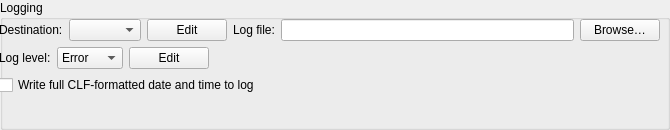
     <widget class="QGroupBox" name="logFileGroupBox">
      <property name="minimumSize">
       <size>
        <width>0</width>
        <height>130</height>
       </size>
      </property>
      <property name="maximumSize">
       <size>
        <width>16777215</width>
        <height>130</height>
       </size>
      </property>
      <property name="title">
       <string>Logging</string>
      </property>
      <property name="alignment">
       <set>Qt::AlignJustify|Qt::AlignTop</set>
      </property>
      <widget class="QWidget" name="verticalLayoutWidget_9">
       <property name="geometry">
        <rect>
         <x>-1</x>
         <y>19</y>
         <width>661</width>
         <height>91</height>
        </rect>
       </property>
       <layout class="QVBoxLayout" name="verticalLayout_9">
        <property name="sizeConstraint">
         <enum>QLayout::SetMinAndMaxSize</enum>
        </property>
        <item>
         <layout class="QHBoxLayout" name="logFileBoxesHorizontalLayout_5">
          <property name="sizeConstraint">
           <enum>QLayout::SetMaximumSize</enum>
          </property>
          <item>
           <widget class="QLabel" name="label">
            <property name="text">
             <string>Destination:</string>
            </property>
           </widget>
          </item>
          <item>
           <widget class="QComboBox" name="logDestinationComboBox"/>
          </item>
          <item>
           <widget class="QPushButton" name="logDestComboEditPushButton">
            <property name="text">
             <string>Edit</string>
            </property>
           </widget>
          </item>
          <item>
           <widget class="QLabel" name="logFileLabel">
            <property name="text">
             <string>Log file:</string>
            </property>
           </widget>
          </item>
          <item>
           <widget class="QLineEdit" name="logFileLineEdit"/>
          </item>
          <item>
           <widget class="QPushButton" name="logFileBrowsePushButton">
            <property name="text">
             <string>Browse…</string>
            </property>
           </widget>
          </item>
         </layout>
        </item>
        <item>
         <layout class="QHBoxLayout" name="horizontalLayout_5">
          <property name="sizeConstraint">
           <enum>QLayout::SetMinimumSize</enum>
          </property>
          <item>
           <widget class="QLabel" name="logLevelLabel">
            <property name="sizePolicy">
             <sizepolicy hsizetype="Minimum" vsizetype="Preferred">
              <horstretch>0</horstretch>
              <verstretch>0</verstretch>
             </sizepolicy>
            </property>
            <property name="text">
             <string>Log level:</string>
            </property>
           </widget>
          </item>
          <item>
           <widget class="QComboBox" name="logLevelComboBox">
            <item>
             <property name="text">
              <string>Error</string>
             </property>
            </item>
            <item>
             <property name="text">
              <string>Warn</string>
             </property>
            </item>
            <item>
             <property name="text">
              <string>Info</string>
             </property>
            </item>
            <item>
             <property name="text">
              <string>Debug</string>
             </property>
            </item>
           </widget>
          </item>
          <item>
           <widget class="QPushButton" name="logLevelComboEditPushButton">
            <property name="text">
             <string>Edit</string>
            </property>
           </widget>
          </item>
          <item>
           <spacer name="horizontalSpacer">
            <property name="orientation">
             <enum>Qt::Horizontal</enum>
            </property>
            <property name="sizeHint" stdset="0">
             <size>
              <width>40</width>
              <height>20</height>
             </size>
            </property>
           </spacer>
          </item>
         </layout>
        </item>
        <item>
         <widget class="QCheckBox" name="logclftimeCheckBox">
          <property name="text">
           <string>Write full CLF-formatted date and time to log</string>
          </property>
         </widget>
        </item>
       </layout>
      </widget>
     </widget>
